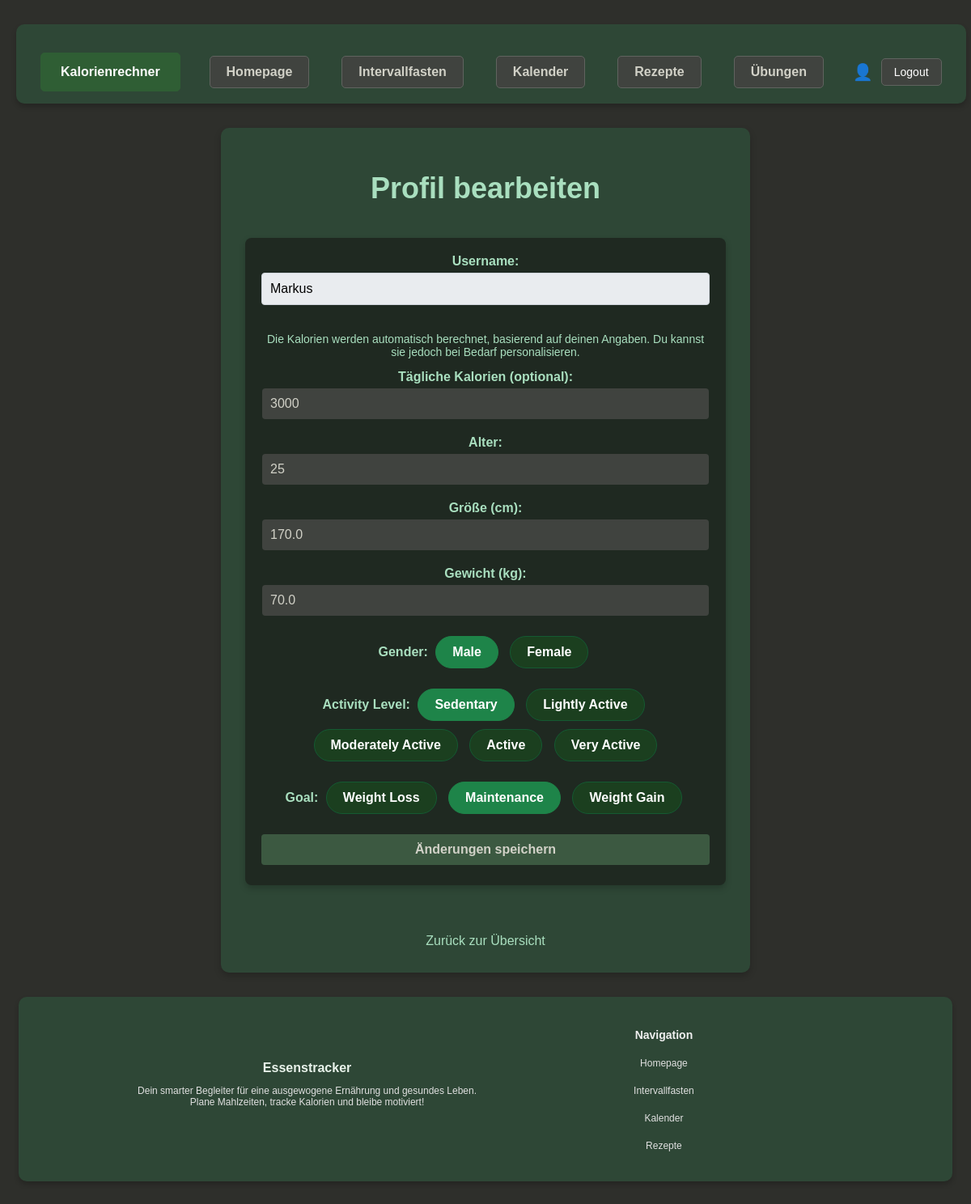
/trackerapp/edit-profile/ (signed in), run on an earlier commit of the app's database.
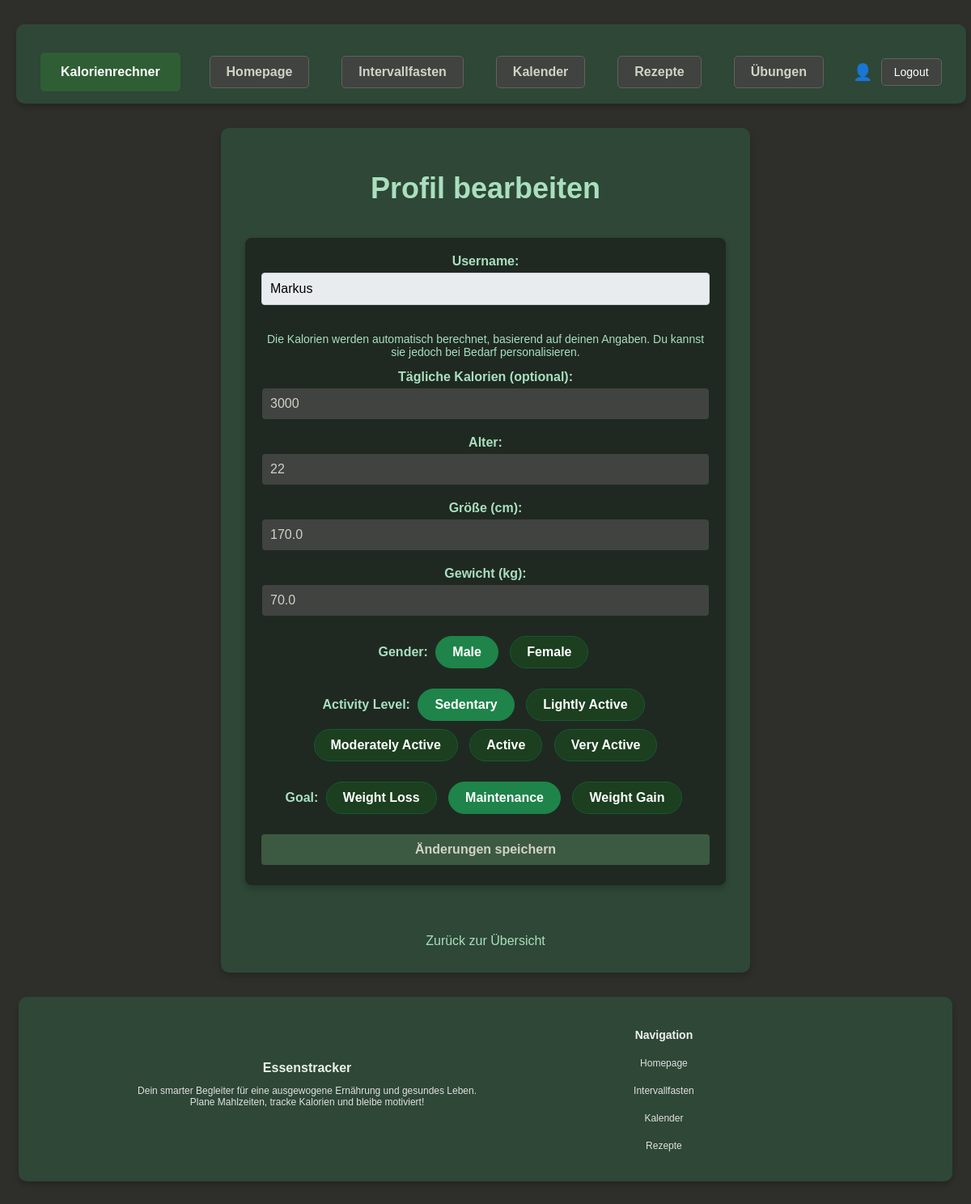
And on a later commit of the database.
### trackerapp/models.py (models this page shows, shortened)
class UserProfile(models.Model):
    user = models.OneToOneField(User, on_delete=models.CASCADE)
    GENDER_CHOICES = [
        ('M', 'Male'),
        ('F', 'Female'),
    ]
    ACTIVITY_CHOICES = [
        ('sedentary', 'Sedentary'),
        ('light', 'Lightly Active'),
        ('moderate', 'Moderately Active'),
        ('active', 'Active'),
        ('very_active', 'Very Active'),
    ]
    GOAL_CHOICES = [
        ('weight_loss', 'Weight Loss'),
        ('maintenance', 'Maintenance'),
        ('weight_gain', 'Weight Gain'),
    ]
    age = models.PositiveIntegerField(default=25)
    gender = models.CharField(max_length=1, choices=GENDER_CHOICES, default='M')
    height = models.FloatField(default=170.0, help_text="Height in cm")
    weight = models.FloatField(default=70.0, help_text="Weight in kg")
    activity = models.CharField(max_length=20, choices=ACTIVITY_CHOICES, default='sedentary')
    goal = models.CharField(max_length=20, choices=GOAL_CHOICES, default='maintenance')
    daily_calories = models.PositiveIntegerField(default=2000)
    daily_carbohydrates = models.PositiveIntegerField(default=250, help_text="Daily Carbohydrates in grams")
    daily_proteins = models.PositiveIntegerField(default=75, help_text="Daily Proteins in grams")
    daily_fats = models.PositiveIntegerField(default=70, help_text="Daily Fats in grams")

### trackerapp/views.py (the view)
# urls.py: path('trackerapp/edit-profile/', trackerapp_views.edit_profile, name='edit_profile'),
@login_required
def edit_profile(request):
    try:
        user_profile = UserProfile.objects.get(user=request.user)
        if request.method == 'POST':
            form = UserProfileForm(request.POST, instance=user_profile)
            if form.is_valid():
                form.save()
                daily_calories = user_profile.daily_calories
                carbohydrates = user_profile.daily_carbohydrates
                protein = user_profile.daily_proteins
                fat = user_profile.daily_fats
                daily_food_entry = DailyFood.objects.filter(user=request.user, day=now().date()).first()
                if not daily_food_entry:
                    DailyFood.objects.create(
                        user=request.user,
                        day=now().date(),
                        daily_calorie_target=daily_calories,
                        carbohydrates=carbohydrates,
                        protein=protein,
                        fat=fat,
                        calories_eaten=0,
                        fat_eaten=0,
                        carbohydrates_eaten=0,
                        protein_eaten=0,
                        calories_burned=0,
                        calorie_result=0,
                    )
                else:
                    daily_food_entry.daily_calorie_target = daily_calories
                    daily_food_entry.carbohydrates = carbohydrates
                    daily_food_entry.protein = protein
                    daily_food_entry.fat = fat
                    daily_food_entry.save()
                messages.success(request, 'Profil erfolgreich aktualisiert und DailyFood-Werte gespeichert!')
                return redirect('trackerapp')
        else:
            form = UserProfileForm(instance=user_profile)
    except UserProfile.DoesNotExist:
        form = UserProfileForm()
    return render(request, 'edit_profile.html', {'form': form})

### trackerapp/forms.py
class UserProfileForm(forms.ModelForm):
    class Meta:
        model = UserProfile
        fields = ['age', 'gender', 'height', 'weight', 'activity', 'goal', 'daily_calories']
        widgets = {
            'gender': forms.RadioSelect,
            'activity': forms.RadioSelect,
            'goal': forms.RadioSelect,
        }
        labels = {
            'age': 'Alter',
            'gender': 'Geschlecht',
            'height': 'Größe (cm)',
            'weight': 'Gewicht (kg)',
            'activity': 'Aktivitätslevel',
            'goal': 'Ziel',
            'daily_calories': 'Tägliche Kalorien (optional)',
        }
    def __init__(self, *args, **kwargs):
        super().__init__(*args, **kwargs)
        self.fields['gender'].choices = [
            (choice[0], choice[1]) for choice in self.fields['gender'].choices if choice[0] != ''
        ]
        self.fields['activity'].choices = [
            (choice[0], choice[1]) for choice in self.fields['activity'].choices if choice[0] != ''
        ]
        self.fields['goal'].choices = [
            (choice[0], choice[1]) for choice in self.fields['goal'].choices if choice[0] != ''
        ]

### trackerapp/templates/edit_profile.html (shortened to what this page needs)
{% extends 'base.html' %}
{% block content %}
<div class="container">
    <h1>Profil bearbeiten</h1>
    <form method="POST">
        <div>
            <label for="username">Username:</label>
            <input type="text" id="username" name="username" value="{{ form.username.initial|default:user.username }}" class="readonly" readonly>
        </div>
        <div>
            <p style="font-size: 14px; color: #A9DFBF;">
                Die Kalorien werden automatisch berechnet, basierend auf deinen Angaben. Du kannst sie jedoch bei Bedarf personalisieren.
            </p>
            {{ form.daily_calories.label_tag }}
            {{ form.daily_calories }}
        </div>
        <div>
            {{ form.age.label_tag }}
            {{ form.age }}
        </div>
        <div>
            {{ form.height.label_tag }}
            {{ form.height }}
        </div>
        <div>
            {{ form.weight.label_tag }}
            {{ form.weight }}
        </div>
        <div class="chip-group">
            <label>Gender:</label>
            {% for choice in form.gender.field.choices %}
                <label for="gender_{{ forloop.counter }}" class="chip">{{ choice.1 }}</label>
            {% endfor %}
        </div>
        <div class="chip-group">
            <label>Activity Level:</label>
            {% for choice in form.activity.field.choices %}
                <label for="activity_{{ forloop.counter }}" class="chip">{{ choice.1 }}</label>
            {% endfor %}
        </div>
        <div class="chip-group">
            <label>Goal:</label>
            {% for choice in form.goal.field.choices %}
                <label for="goal_{{ forloop.counter }}" class="chip">{{ choice.1 }}</label>
            {% endfor %}
        </div>
        <button type="submit">Änderungen speichern</button>
    </form>
    <a href="{% url 'trackerapp' %}">Zurück zur Übersicht</a>
</div>
{% endblock %}

What changed in the data, as far as the page shows it:
changed UserProfile: age "25" → "22"
